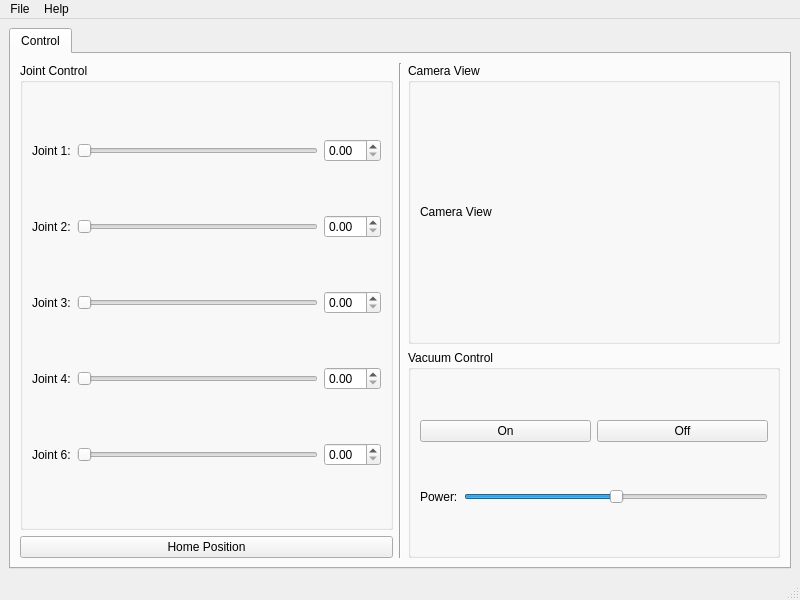
<?xml version="1.0" encoding="UTF-8"?>
<ui version="4.0">
 <class>ArmControlMainWindow</class>
 <widget class="QMainWindow" name="ArmControlMainWindow">
  <property name="geometry">
   <rect>
    <x>0</x>
    <y>0</y>
    <width>800</width>
    <height>600</height>
   </rect>
  </property>
  <property name="windowTitle">
   <string>Robot Arm Control</string>
  </property>
  <widget class="QWidget" name="centralwidget">
   <layout class="QVBoxLayout" name="verticalLayout">
    <item>
     <widget class="QTabWidget" name="tabWidget">
      <property name="currentIndex">
       <number>0</number>
      </property>
      <widget class="QWidget" name="controlTab">
       <attribute name="title">
        <string>Control</string>
       </attribute>
       <layout class="QHBoxLayout" name="horizontalLayout">
        <item>
         <layout class="QVBoxLayout" name="jointControlLayout">
          <item>
           <widget class="QGroupBox" name="jointControlGroup">
            <property name="title">
             <string>Joint Control</string>
            </property>
            <layout class="QVBoxLayout" name="verticalLayout_2">
             <item>
              <layout class="QHBoxLayout" name="joint1Layout">
               <item>
                <widget class="QLabel" name="joint1Label">
                 <property name="text">
                  <string>Joint 1:</string>
                 </property>
                </widget>
               </item>
               <item>
                <widget class="QSlider" name="joint1Slider">
                 <property name="orientation">
                  <enum>Qt::Horizontal</enum>
                 </property>
                </widget>
               </item>
               <item>
                <widget class="QDoubleSpinBox" name="joint1Spin"/>
               </item>
              </layout>
             </item>
             <item>
              <layout class="QHBoxLayout" name="joint2Layout">
               <item>
                <widget class="QLabel" name="joint2Label">
                 <property name="text">
                  <string>Joint 2:</string>
                 </property>
                </widget>
               </item>
               <item>
                <widget class="QSlider" name="joint2Slider">
                 <property name="orientation">
                  <enum>Qt::Horizontal</enum>
                 </property>
                </widget>
               </item>
               <item>
                <widget class="QDoubleSpinBox" name="joint2Spin"/>
               </item>
              </layout>
             </item>
             <item>
              <layout class="QHBoxLayout" name="joint3Layout">
               <item>
                <widget class="QLabel" name="joint3Label">
                 <property name="text">
                  <string>Joint 3:</string>
                 </property>
                </widget>
               </item>
               <item>
                <widget class="QSlider" name="joint3Slider">
                 <property name="orientation">
                  <enum>Qt::Horizontal</enum>
                 </property>
                </widget>
               </item>
               <item>
                <widget class="QDoubleSpinBox" name="joint3Spin"/>
               </item>
              </layout>
             </item>
             <item>
              <layout class="QHBoxLayout" name="joint4Layout">
               <item>
                <widget class="QLabel" name="joint4Label">
                 <property name="text">
                  <string>Joint 4:</string>
                 </property>
                </widget>
               </item>
               <item>
                <widget class="QSlider" name="joint4Slider">
                 <property name="orientation">
                  <enum>Qt::Horizontal</enum>
                 </property>
                </widget>
               </item>
               <item>
                <widget class="QDoubleSpinBox" name="joint4Spin"/>
               </item>
              </layout>
             </item>
             <item>
              <layout class="QHBoxLayout" name="joint6Layout">
               <item>
                <widget class="QLabel" name="joint6Label">
                 <property name="text">
                  <string>Joint 6:</string>
                 </property>
                </widget>
               </item>
               <item>
                <widget class="QSlider" name="joint6Slider">
                 <property name="orientation">
                  <enum>Qt::Horizontal</enum>
                 </property>
                </widget>
               </item>
               <item>
                <widget class="QDoubleSpinBox" name="joint6Spin"/>
               </item>
              </layout>
             </item>
            </layout>
           </widget>
          </item>
          <item>
           <widget class="QPushButton" name="homeButton">
            <property name="text">
             <string>Home Position</string>
            </property>
           </widget>
          </item>
         </layout>
        </item>
        <item>
         <widget class="Line" name="line">
          <property name="orientation">
           <enum>Qt::Vertical</enum>
          </property>
         </widget>
        </item>
        <item>
         <layout class="QVBoxLayout" name="verticalLayout_3">
          <item>
           <widget class="QGroupBox" name="viewGroup">
            <property name="title">
             <string>Camera View</string>
            </property>
            <layout class="QVBoxLayout" name="verticalLayout_4">
             <item>
              <widget class="QLabel" name="cameraView">
               <property name="minimumSize">
                <size>
                 <width>320</width>
                 <height>240</height>
                </size>
               </property>
               <property name="text">
                <string>Camera View</string>
               </property>
              </widget>
             </item>
            </layout>
           </widget>
          </item>
          <item>
           <widget class="QGroupBox" name="vacuumGroup">
            <property name="title">
             <string>Vacuum Control</string>
            </property>
            <layout class="QVBoxLayout" name="verticalLayout_5">
             <item>
              <layout class="QHBoxLayout" name="horizontalLayout_2">
               <item>
                <widget class="QPushButton" name="vacuumOnButton">
                 <property name="text">
                  <string>On</string>
                 </property>
                </widget>
               </item>
               <item>
                <widget class="QPushButton" name="vacuumOffButton">
                 <property name="text">
                  <string>Off</string>
                 </property>
                </widget>
               </item>
              </layout>
             </item>
             <item>
              <layout class="QHBoxLayout" name="horizontalLayout_3">
               <item>
                <widget class="QLabel" name="powerLabel">
                 <property name="text">
                  <string>Power:</string>
                 </property>
                </widget>
               </item>
               <item>
                <widget class="QSlider" name="vacuumPowerSlider">
                 <property name="maximum">
                  <number>100</number>
                 </property>
                 <property name="value">
                  <number>50</number>
                 </property>
                 <property name="orientation">
                  <enum>Qt::Horizontal</enum>
                 </property>
                </widget>
               </item>
              </layout>
             </item>
            </layout>
           </widget>
          </item>
         </layout>
        </item>
       </layout>
      </widget>
     </widget>
    </item>
   </layout>
  </widget>
  <widget class="QMenuBar" name="menubar">
   <property name="geometry">
    <rect>
     <x>0</x>
     <y>0</y>
     <width>800</width>
     <height>22</height>
    </rect>
   </property>
   <widget class="QMenu" name="menuFile">
    <property name="title">
     <string>File</string>
    </property>
    <addaction name="actionExit"/>
   </widget>
   <widget class="QMenu" name="menuHelp">
    <property name="title">
     <string>Help</string>
    </property>
    <addaction name="actionAbout"/>
   </widget>
   <addaction name="menuFile"/>
   <addaction name="menuHelp"/>
  </widget>
  <widget class="QStatusBar" name="statusbar"/>
  <action name="actionExit">
   <property name="text">
    <string>Exit</string>
   </property>
  </action>
  <action name="actionAbout">
   <property name="text">
    <string>About</string>
   </property>
  </action>
 </widget>
 <resources/>
 <connections/>
</ui> 
